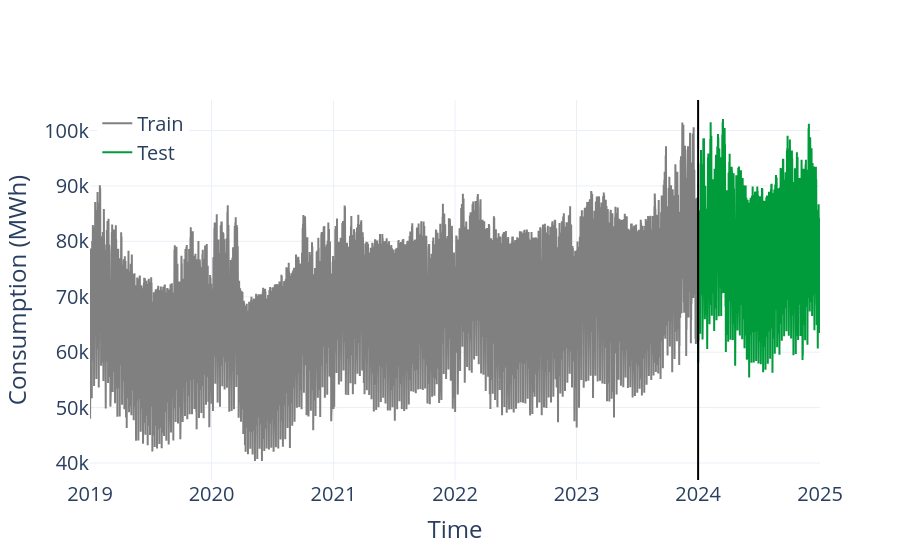
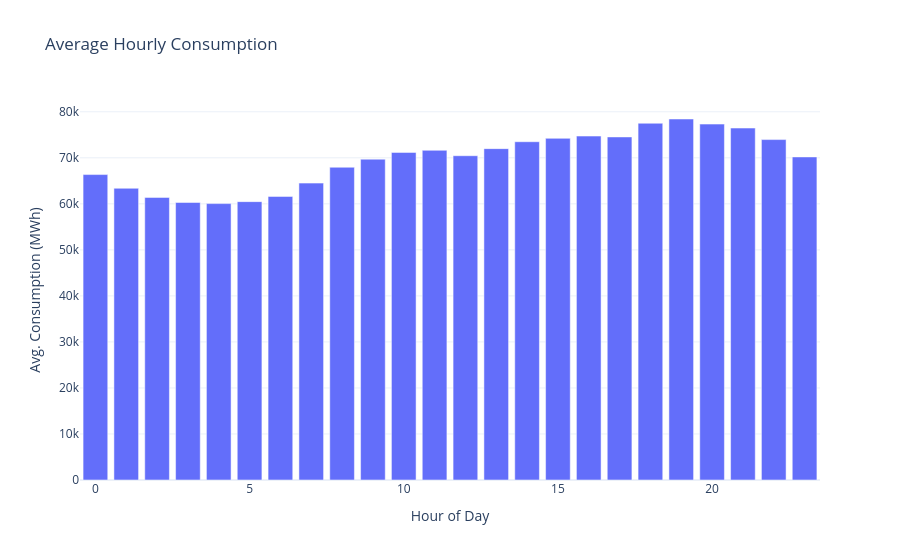
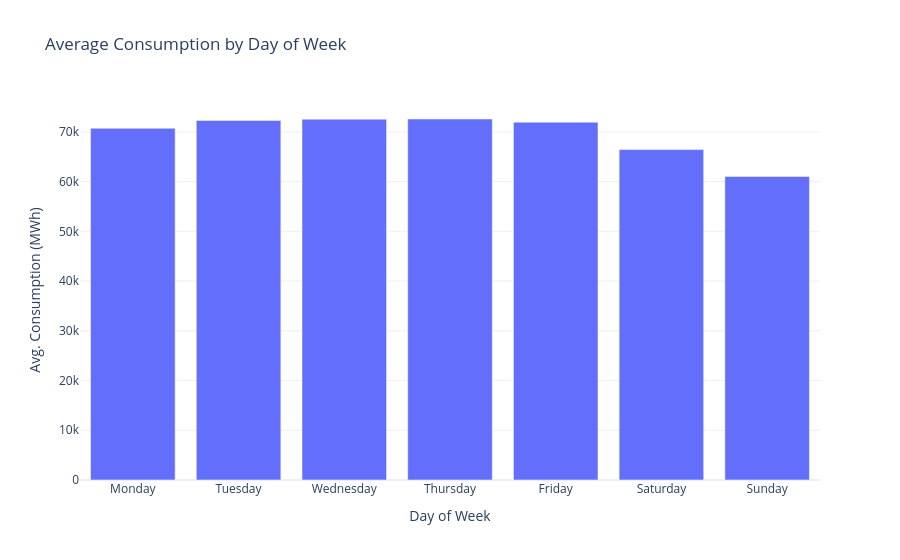
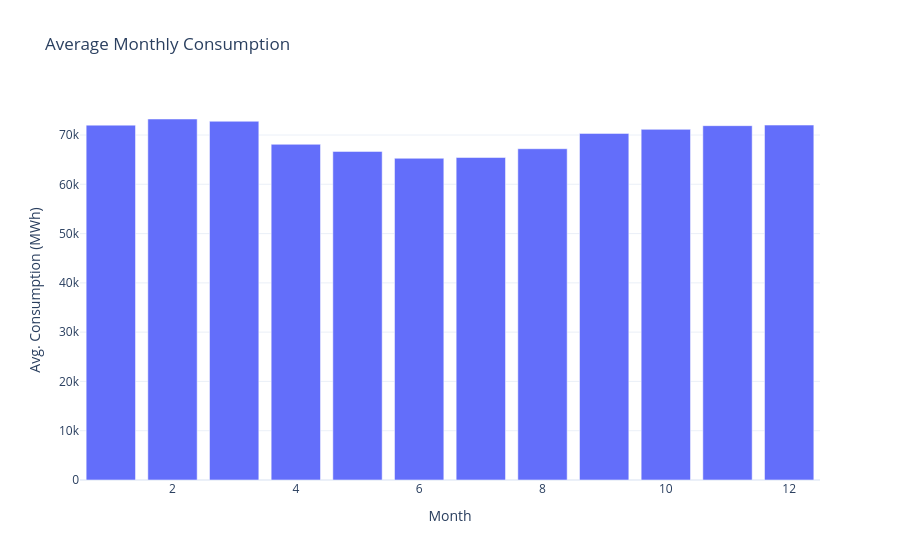

The notebook cell these images were saved under, in order:
### Markdown cell above
# Energy Consumption Forecast

### Code cell
import os
import re
from typing import List, Tuple
import plotly.graph_objects as go
import numpy as np
import pandas as pd
import plotly.express as px
from countries_dataframe_generation import get_dataframe, know_processing_unit
import numba
# import conda

import tensorflow as tf

conda_prefix = os.environ.get('CONDA_PREFIX', '')
os.environ['XLA_FLAGS'] = f'--xla_gpu_cuda_data_dir={conda_prefix}'

print("GPU Available: ", tf.config.list_physical_devices('GPU'))
if tf.config.list_physical_devices('GPU'):
    print("Using GPU")
    # Configure GPU memory growth
    gpus = tf.config.experimental.list_physical_devices('GPU')
    if gpus:
        try:
            for gpu in gpus:
                tf.config.experimental.set_memory_growth(gpu, True)
        except RuntimeError as e:
            print(e)
else:
    print("Using CPU")


know_processing_unit()

country = "Brazil"
Nationality = "Brazilian"
df = get_dataframe(country)

### Figure 1 — Plotly figure (JSON) as saved in the notebook; plotly's stock layout.template omitted (floating-point values rounded to 4 significant figures; data arrays with more than 128 entries replaced by an {"elided": "..."} marker saying what was removed)
{"data": [{"line": {"color": "gray", "width": 2}, "mode": "lines", "name": "Train", "type": "scatter", "x": {"elided": "43824 str values"}, "y": {"elided": "43824 float values"}}, {"line": {"color": "#009C3B", "width": 2}, "mode": "lines", "name": "Test", "type": "scatter", "x": {"elided": "8784 str values"}, "y": {"elided": "8784 float values"}}], "layout": {"legend": {"font": {"size": 20}, "x": 0.01, "xanchor": "left", "y": 0.99, "yanchor": "top"}, "shapes": [{"line": {"color": "black", "width": 2}, "type": "line", "x0": "2023-12-31T23:00:00", "x1": "2023-12-31T23:00:00", "y0": 0, "y1": 1, "yref": "paper"}], "xaxis": {"tickfont": {"size": 20}, "title": {"font": {"size": 24}, "text": "Time"}}, "yaxis": {"tickfont": {"size": 20}, "title": {"font": {"size": 24}, "text": "Consumption (MWh)"}}}}

### Figure 2 — Plotly figure (JSON) as saved in the notebook; plotly's stock layout.template omitted (floating-point values rounded to 4 significant figures)
{"data": [{"hovertemplate": "Hour of Day=%{x}<br>Avg. Consumption (MWh)=%{y}<extra></extra>", "legendgroup": "", "marker": {"color": "#636efa", "pattern": {"shape": ""}}, "name": "", "orientation": "v", "showlegend": false, "textposition": "auto", "type": "bar", "x": [0, 1, 2, 3, 4, 5, 6, 7, 8, 9, 10, 11, 12, 13, 14, 15, 16, 17, 18, 19, 20, 21, 22, 23], "xaxis": "x", "y": [66360.0, 63380.0, 61400.0, 60300.0, 60050.0, 60480.0, 61610.0, 64500.0, 67950.0, 69700.0, 71180.0, 71630.0, 70450.0, 71990.0, 73490.0, 74230.0, 74720.0, 74540.0, 77510.0, 78430.0, 77330.0, 76460.0, 73960.0, 70200.0], "yaxis": "y"}], "layout": {"barmode": "relative", "legend": {"tracegroupgap": 0}, "title": {"text": "Average Hourly Consumption"}, "xaxis": {"anchor": "y", "domain": [0, 1], "title": {"text": "Hour of Day"}}, "yaxis": {"anchor": "x", "domain": [0, 1], "title": {"text": "Avg. Consumption (MWh)"}}}}

### Figure 3 — Plotly figure (JSON) as saved in the notebook; plotly's stock layout.template omitted (floating-point values rounded to 4 significant figures)
{"data": [{"hovertemplate": "Day of Week=%{x}<br>Avg. Consumption (MWh)=%{y}<extra></extra>", "legendgroup": "", "marker": {"color": "#636efa", "pattern": {"shape": ""}}, "name": "", "orientation": "v", "showlegend": false, "textposition": "auto", "type": "bar", "x": ["Friday", "Monday", "Saturday", "Sunday", "Thursday", "Tuesday", "Wednesday"], "xaxis": "x", "y": [71960.0, 70730.0, 66440.0, 61030.0, 72590.0, 72310.0, 72560.0], "yaxis": "y"}], "layout": {"barmode": "relative", "legend": {"tracegroupgap": 0}, "title": {"text": "Average Consumption by Day of Week"}, "xaxis": {"anchor": "y", "categoryarray": ["Monday", "Tuesday", "Wednesday", "Thursday", "Friday", "Saturday", "Sunday"], "categoryorder": "array", "domain": [0, 1], "title": {"text": "Day of Week"}}, "yaxis": {"anchor": "x", "domain": [0, 1], "title": {"text": "Avg. Consumption (MWh)"}}}}

### Figure 4 — Plotly figure (JSON) as saved in the notebook; plotly's stock layout.template omitted (floating-point values rounded to 4 significant figures)
{"data": [{"hovertemplate": "Month=%{x}<br>Avg. Consumption (MWh)=%{y}<extra></extra>", "legendgroup": "", "marker": {"color": "#636efa", "pattern": {"shape": ""}}, "name": "", "orientation": "v", "showlegend": false, "textposition": "auto", "type": "bar", "x": [1, 2, 3, 4, 5, 6, 7, 8, 9, 10, 11, 12], "xaxis": "x", "y": [72000.0, 73250.0, 72790.0, 68110.0, 66670.0, 65280.0, 65430.0, 67220.0, 70330.0, 71140.0, 71900.0, 72020.0], "yaxis": "y"}], "layout": {"barmode": "relative", "legend": {"tracegroupgap": 0}, "title": {"text": "Average Monthly Consumption"}, "xaxis": {"anchor": "y", "domain": [0, 1], "title": {"text": "Month"}}, "yaxis": {"anchor": "x", "domain": [0, 1], "title": {"text": "Avg. Consumption (MWh)"}}}}
